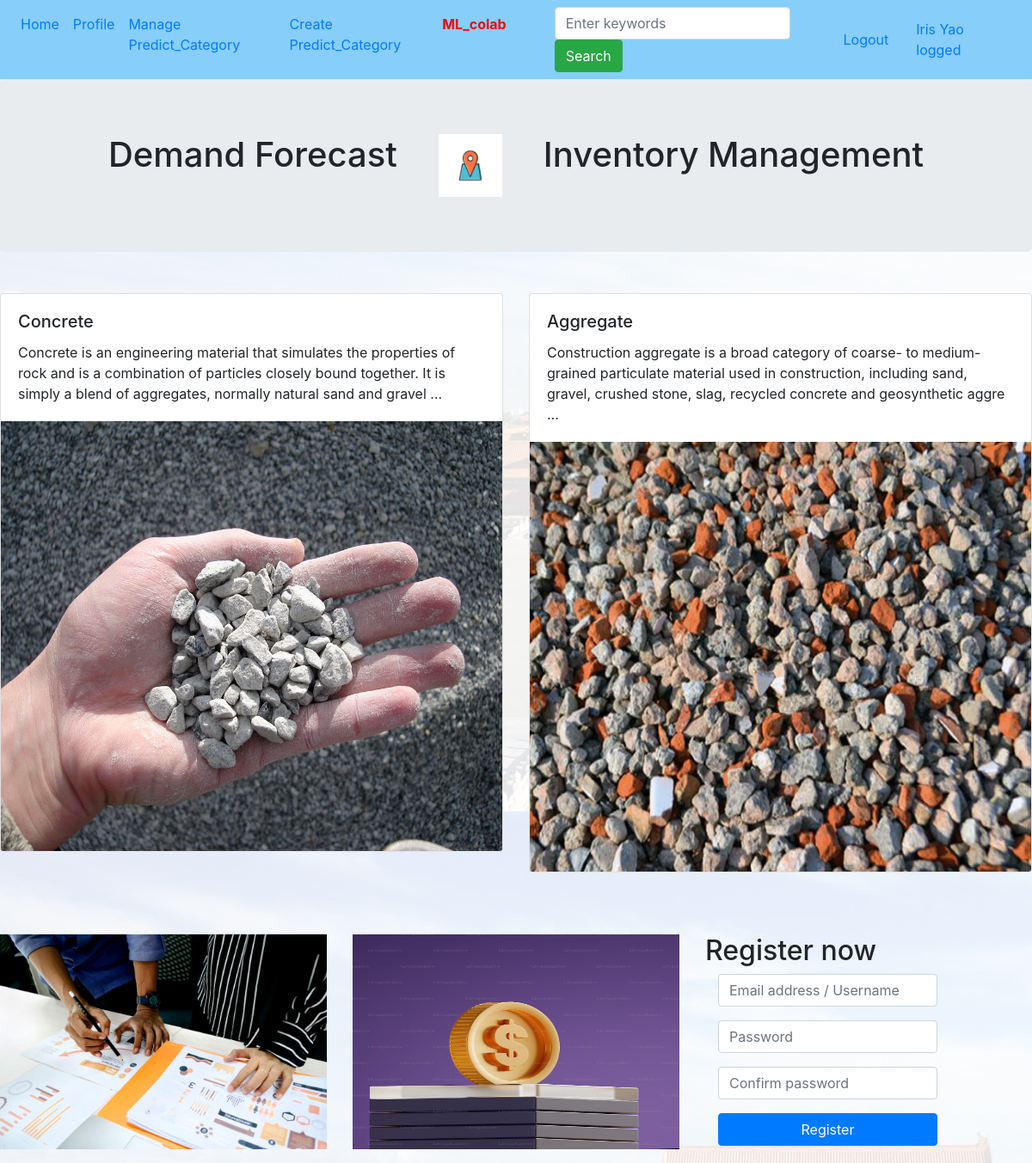
/home (signed in), run on the app's committed database.
### app.py (models this page shows, shortened)
class Users(db.Model):
    id = db.Column(db.Integer, primary_key=True)
    username = db.Column(db.String(80), unique=True)
    nickname = db.Column(db.String(80))
    occupation = db.Column(db.String(80))
    educational_background = db.Column(db.String(80))
    password = db.Column(db.String(80))

class Products(db.Model):
    id = db.Column(db.Integer, primary_key=True)
    title = db.Column(db.String(100))
    text = db.Column(db.Text)
    image = db.Column(db.String(255))

### app.py (the view, shortened to what this page needs)
@app.route("/home/<int:pagenum>", methods=["GET"])
@app.route("/home", methods=["GET", "POST"])
def home(pagenum=1):
    products = Products.query.all()
    products = list(reversed(products))
    user = None
    if "userid" in session:
        user = Users.query.filter_by(id=session["userid"]).first()
    return rt("home.html", listing=PageResult(products, pagenum), user=user)

### app.py (called while the page is built)
    def __iter__(self):
        if self.page - 1 < len(self.full_listing):
            for i in self.full_listing[self.page - 1]:
                yield i
        else:
            return None

### myapp/templates/home.html (shortened to what this page needs)
<!DOCTYPE html>
<html lang="en">
  <head>
    <link rel="stylesheet" href="https://cdn.jsdelivr.net/npm/bootstrap@4.6.2/dist/css/bootstrap.min.css">
  </head>
  <body class="bg_rgba">
    <nav class="navbar navbar-expand-lg" id="navbar">
      <div class="collapse navbar-collapse" id="navbarSupportedContent">
        <ul class="navbar-nav mr-auto">
          <li class="nav-item active">
            <a class="nav-link" href="#">Home</a>
          </li>
          <li class="nav-item active">
            <a class="nav-link" href="/profile">Profile</a>
          </li>
          {% if session['isadmin'] %}
          <li class="nav-item active">
            <a class="nav-link" href="/products">Manage Predict_Category</a>
          </li>
          <li class="nav-item active">
            <a class="nav-link" href="/products/create">Create Predict_Category</a>
          </li>
          <li class="nav-item active mr-5">
            <a class="nav-link" href="http://localhost:8888/notebooks/predict_model.ipynb">
              <strong><span style="color: red;">ML_colab</span></strong>
            </a>
          </li>
          {% endif %}
          <li class="nav-item active">
            <form class="form-inline my-2 my-lg-0 navbar-right" action="/home" method="POST">
              <div class="form-group mr-2">
                <input type="text" class="form-control" id="keyword" name="keyword" placeholder="Enter keywords">
              </div>
              <input type="submit" class="btn btn-success" id="btnSearch" value="Search">
            </form>
          </li>
        </ul>
        {% if not session['logged_in'] %}
        <form class="form-inline my-2 my-lg-0 navbar-right" action="/login" method="POST">
          <div class="form-group mr-2">
            <input type="text" class="form-control" name="email" placeholder="Email">
          </div>
          <div class="form-group mr-2">
            <input type="password" class="form-control" name="password" placeholder="Password">
          </div>
          <input type="submit" class="btn btn-success" value="Login">
        </form>
        {% else %}
        <a class="nav-link" href="/logout">Logout</a>
        <a class="nav-link" href="#">{{ user.nickname }} logged</a>
        {% endif %}
      </div>
    </nav>
    <div class="jumbotron">
      <div class="container d-flex justify-content-center">
        <div class="media">
          <div class="media-left">
            <h1 class="media-heading">Demand Forecast</h1>
          </div>
          <div class="media-left ml-5">
            <img src="/static/images/company.png" style="height:73px;width:74px;">
          </div>
          <div class="media-body ml-5">
            <h1 class="media-heading">Inventory Management</h1>
          </div>
        </div>
      </div>
    </div>
    <div class="row mt-5 mb-5">
      {% for r in listing %}
      <div class="col-md-6">
        <div class="row">
          <div class="col-md-12">
            <div class="card mb-4">
              <div class="card-body">
                <h5 class="card-title">{{ r.title|safe }}</h5>
                <p class="card-text">{{ r.text[:200]|safe }} ...</p>
              </div>
              <a href="/products/{{r.id}}">
                <img src="{{ url_for('static', filename='images/' + r.image) }}" class="card-img-bottom img-fluid" style="width: 100%; height: 500px;">
              </a>
            </div>
          </div>
        </div>
      </div>
      {% endfor %}
    </div>
    <div class="row">
      {% for r in range(1,3) %}
      <div class="col-md-4">
        <figure>
          <img src="/static/images/slide{{ r % 10 }}.jpg" class="img-fluid" style="height:250px;width:500px;">
        </figure>
      </div>
      {% endfor %}
      <div class="col-md-4">
        <h2>Register now</h2>
        <form class="form-horizontal" action="/register" method="POST">
          <div class="form-group">
            <div class="col-sm-9">
              <input type="email" class="form-control" id="email" name="email" placeholder="Email address / Username">
            </div>
          </div>
          <div class="form-group">
            <div class="col-sm-9">
              <input type="password" class="form-control" id="password" name="password" placeholder="Password">
            </div>
          </div>
          <div class="form-group">
            <div class="col-sm-9">
              <input type="password" class="form-control" id="password2" name="password2" placeholder="Confirm password">
            </div>
          </div>
          <div class="form-group">
            <div class="col-sm-9">
              <input type="submit" class="btn btn-primary btn-block" value="Register">
            </div>
          </div>
        </form>
      </div>
    </div>
  </body>
</html>

### myapp/templates/home.html (style rules this page uses)
.bg_rgba { background-image: url(/static/images/bg.png); background-color: rgba(255, 255, 255, 0.886); background-blend-mode: overlay; }
.navbar { background-color: #87CEFA; }

### data on the page
Users: nickname "Iris Yao"
Products: title "Concrete", text "Concrete is an engineering material that simulates the properties of rock and is a combination of particles closely bound together. It is simply a blend of aggregates, normally natural sand and gravel", image (picture)
Products: title "Aggregate", text "Construction aggregate is a broad category of coarse- to medium-grained particulate material used in construction, including sand, gravel, crushed stone, slag, recycled concrete and geosynthetic aggre", image (picture)
